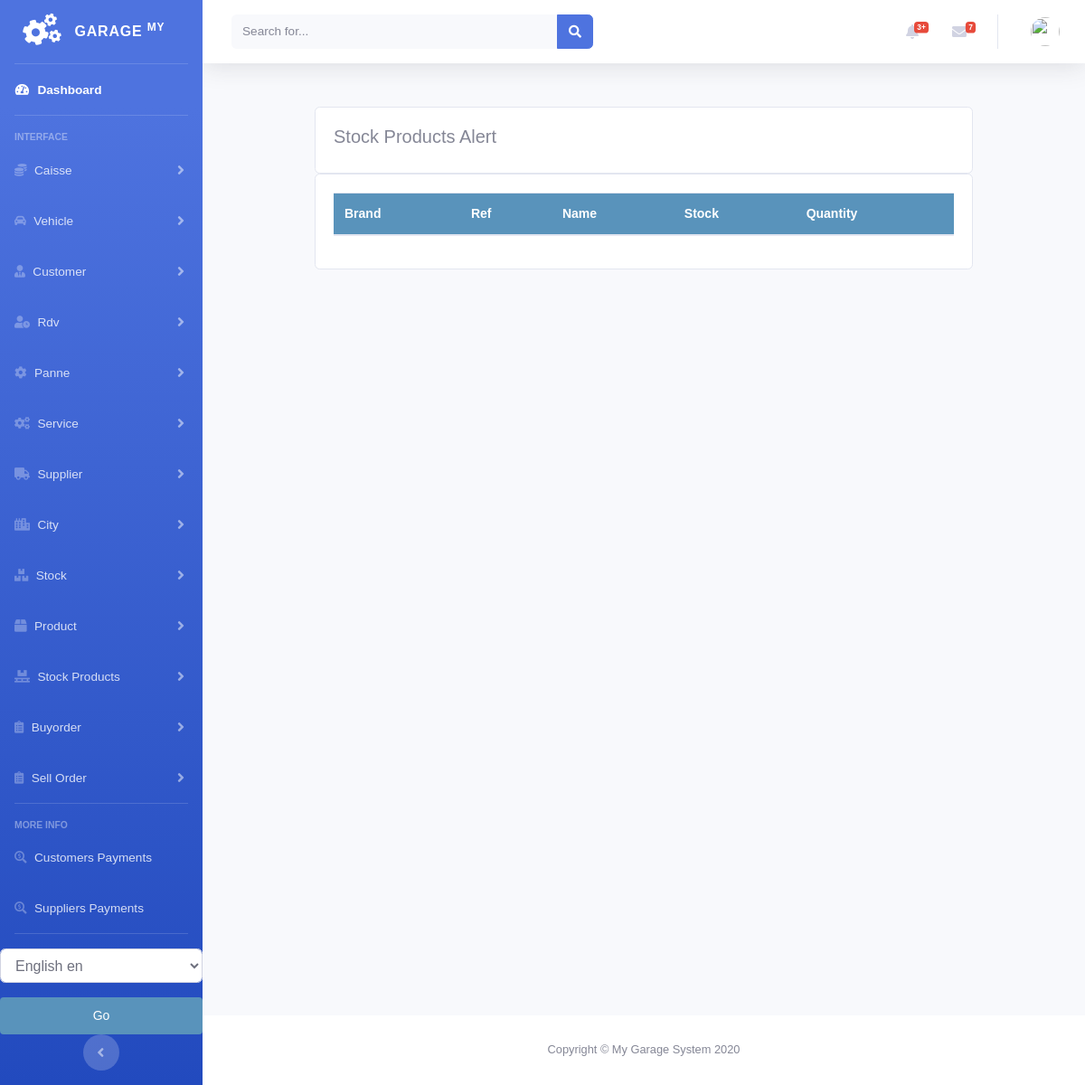
Before: /stock/stockproduct_stockalert with the older database file.
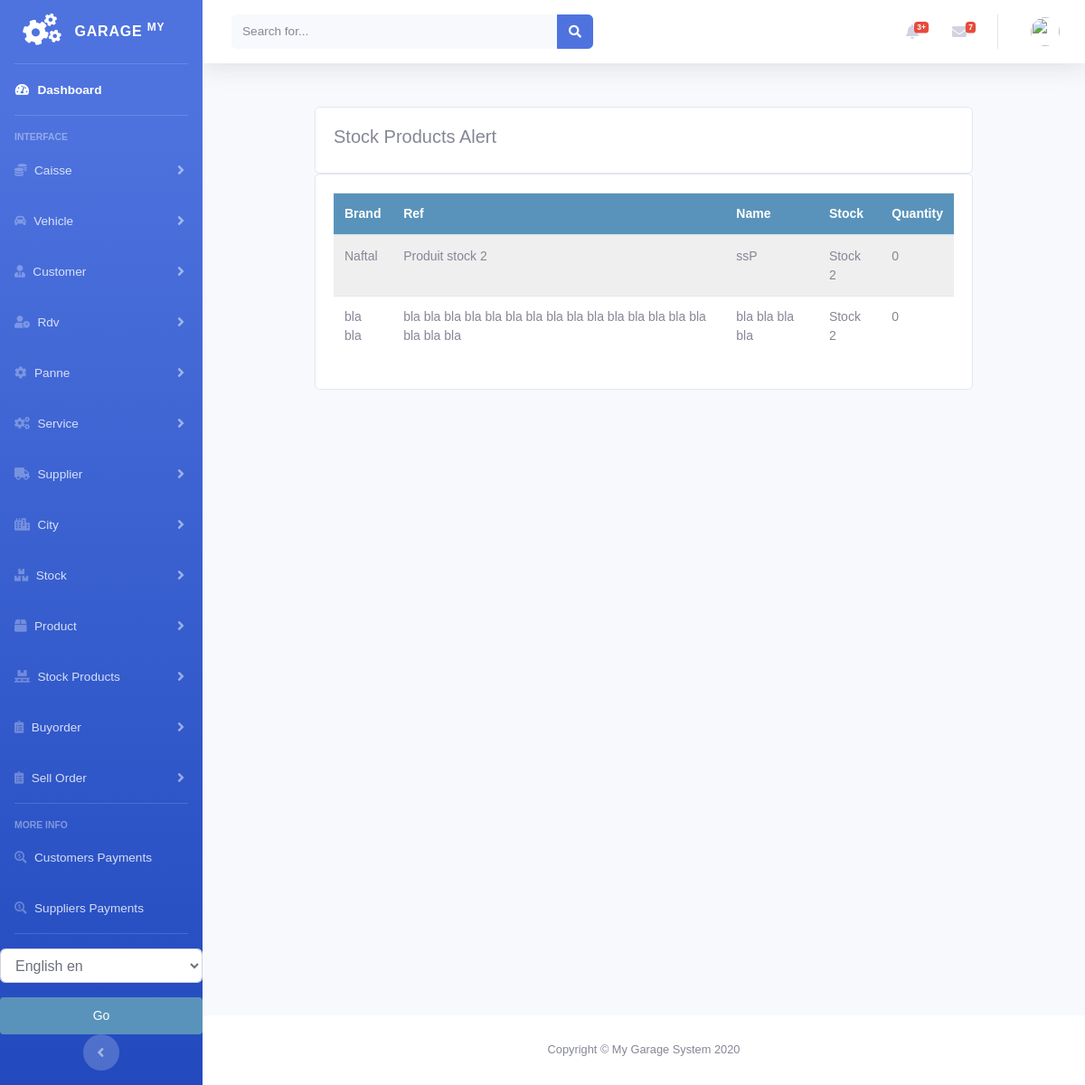
After: the same page with the newer database file.
### stock/models.py (models this page shows, shortened)
class StockProduct(models.Model):
    product = models.ForeignKey(Product, null=True, on_delete=models.CASCADE)
    quantity = models.PositiveIntegerField(default=0)
    stock = models.ForeignKey(Stock, null=True, on_delete=models.CASCADE)
    class Meta:
        ordering = ('product',)
        verbose_name = 'stockproduct'
        verbose_name_plural = 'stockproducts'

class Stock(models.Model):
    name = models.CharField(max_length=250, null=True)
    class Meta:
        ordering = ('name',)
        verbose_name = 'stock'
        verbose_name_plural = 'stocks'
    def __str__(self):
        return self.name

### product/models.py (models this page shows, shortened)
class Product(models.Model):
    brand = models.CharField(max_length=250, null=True)
    name = models.CharField(max_length=250, null=True)
    ref = models.CharField(max_length=250, null=True)
    desc = models.CharField(max_length=250, null=True, blank=True)
    image = models.ImageField(upload_to='products/%Y/%m/%d', blank=True, )
    buyprice = models.DecimalField(max_digits=10, null=True, decimal_places=2, default=0)
    sellprice = models.DecimalField(max_digits=10, null=True, decimal_places=2, default=0)
    alert_quantity = models.PositiveIntegerField(default=1, blank=True, null=True)
    stock = models.ForeignKey('stock.Stock', blank=False, null=False, on_delete=models.CASCADE, default=1)
    class Meta:
        ordering = ('name',)
        verbose_name = 'product'
        verbose_name_plural = 'products'

### stock/views.py (the view)
# urls.py: path('stockproduct_stockalert', views.stockproduct_quantityalert, name='stockproduct_stockalert'),
def stockproduct_quantityalert(request):
    products = Product.objects.all()
    for product in products:
        stockproductsalert = StockProduct.objects.all().filter(quantity__lte=product.alert_quantity)
    context = {
        'stockproductsalert': stockproductsalert,
    }
    return render(request, 'stockproduct/stock_alert_list.html', context)

### stock/templates/stockproduct/stock_alert_list.html (shortened to what this page needs)
{% extends 'home.html' %}
{% load static %}
{% load i18n %}
{% block content %}
<br>
<div class="container">
    <div class="row">
    <div class="col-md">
        <div class="card card-body">
            <h5>{% trans "Stock Products Alert" %}</h5>
        </div>
        <div class="card card-body">
            <table id="table_id" class="table display text-center">
               <thead>
               <tr>
                    <th>{% trans "Brand" %}</th>
                    <th>{% trans "Ref" %}</th>
                    <th>{% trans "Name" %}</th>
                    <th>{% trans "Stock" %}</th>
                    <th>{% trans "Quantity" %}</th>
                </tr>
               </thead>
                <tbody>
                {% for prod in stockproductsalert %}
                <tr>
                    <td>
                       {{prod.product.brand}}
                   </td>
                    <td>
                       {{prod.product.name}}
                   </td>
                    <td>
                       {{prod.product.ref}}
                   </td>
                    <td>
                       {{prod.stock}}
                   </td>
                    <td>
                       {{prod.quantity}}
                   </td>
                </tr>
                {% endfor %}
                </tbody>
            </table>
        </div>
    </div>
</div>
</div>
{% endblock %}
{% block jsscript %}
<link rel="stylesheet" href="https://ajax.googleapis.com/ajax/libs/jqueryui/1.12.1/themes/smoothness/jquery-ui.css">
<link rel="stylesheet" href="https://cdnjs.cloudflare.com/ajax/libs/chosen/1.8.7/chosen.min.css"/>
<link rel="stylesheet" type="text/css" href="https://cdn.datatables.net/1.10.22/css/jquery.dataTables.css">
{% endblock %}

Changed rows visible on the page:
now on this page (row edited): StockProduct: product.brand "Naftal", product.name "Produit stock 2", product.ref "ssP", stock "Stock 2", quantity "0"
now on this page (row edited): StockProduct: product.brand "bla bla", product.name "bla bla bla bla bla bla bla bla bla bla bla bla bla bla bla bla bla bla", product.ref "bla bla bla bla", stock "Stock 2", quantity "0"
